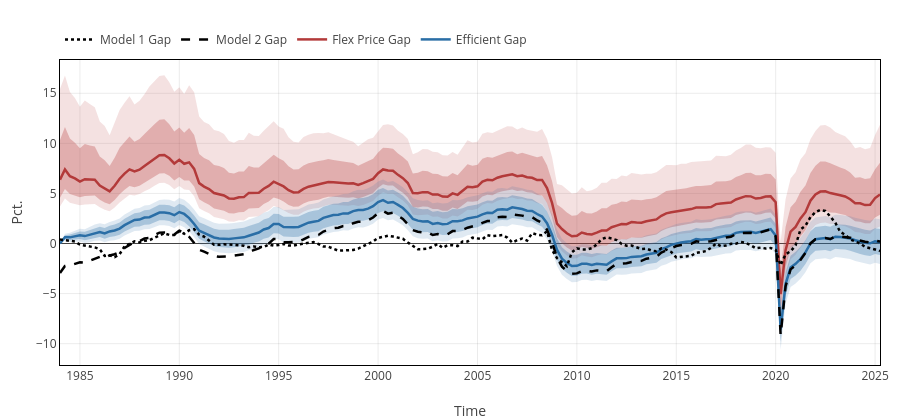

Write notebook code for a chart like this one.
### Code cell
# load model 1 and model 2 results for comparison
res_1           = load("$(pwd())/res_kuttner_AR2_4_obs_iis.jld2");
nDraws_1        = res_1["nDraws"];
burnin_1        = res_1["burnin"];
distr_α_1       = res_1["distr_α"];
σʸ            = res_1["σʸ"]';

Ψe1          = zeros(size(distr_α_1, 2), size(distr_α_1, 3));
Ψe1[:, :] = distr_α_1[1, :, :].*σʸ[1];



res_2           = load("$(pwd())/res_okun_kuttner_AR2_6_obs_iis.jld2");
nDraws_2        = res_2["nDraws"];
burnin_2       = res_2["burnin"];
distr_α_2      = res_2["distr_α"];
σʸ            = res_2["σʸ"]';

Ψe2          = zeros(size(distr_α_2, 2), size(distr_α_2, 3));
Ψe2[:, :] = distr_α_2[1, :, :].*σʸ[1];

Ψe1ᵐ = zeros(size(Ψe1, 1)-max_h);
Ψe2ᵐ = zeros(size(Ψe2, 1)-max_h);
Ψe195 = zeros(size(Ψe1, 1)-max_h);
Ψe105 = zeros(size(Ψe1, 1)-max_h);
Ψe184 = zeros(size(Ψe1, 1)-max_h);
Ψe116 = zeros(size(Ψe1, 1)-max_h);
Ψe295 = zeros(size(Ψe2, 1)-max_h);
Ψe205 = zeros(size(Ψe2, 1)-max_h);
Ψe284 = zeros(size(Ψe2, 1)-max_h);
Ψe216 = zeros(size(Ψe2, 1)-max_h);


# fill quantiles
for j=1:size(Ψe1, 1)-max_h
    Ψe195[j] = quantile(Ψe1[j, :], 0.95);
    Ψe105[j] = quantile(Ψe1[j, :], 0.05);
    Ψe184[j] = quantile(Ψe1[j, :], 0.84); 
    Ψe116[j] = quantile(Ψe1[j, :], 0.16);
    Ψe1ᵐ[j]  = quantile(Ψe1[j, :], 0.50);

    Ψe295[j] = quantile(Ψe2[j, :], 0.95);
    Ψe205[j] = quantile(Ψe2[j, :], 0.05);
    Ψe284[j] = quantile(Ψe2[j, :], 0.84); 
    Ψe216[j] = quantile(Ψe2[j, :], 0.16);
    Ψe2ᵐ[j]  = quantile(Ψe2[j, :], 0.50);
end


# make comparison plot
# black
model1_color = "#000000"  # black for Model 1
model2_color = "#000000"  


# ============= gaps
plt_cycle = Plot([

              # Flex price gap
        # 90% band: lower first (invisible), then upper filled to previous
        scatter(x=date, y=Ψf05[1:end-max_h, 1], mode="lines",
                line=attr(color="rgba(0,0,0,0)"), hoverinfo="skip", showlegend=false),
        scatter(x=date, y=Ψf95[1:end-max_h, 1], mode="lines", showlegend=false,
                fill="tonexty", fillcolor=band90_flex, line=attr(color="rgba(0,0,0,0)")),  
        # 68% band: lower first (invisible), then upper filled to previous
        scatter(x=date, y=Ψf16[1:end-max_h, 1], mode="lines",
                line=attr(color="rgba(0,0,0,0)"), hoverinfo="skip", showlegend=false),
        scatter(x=date, y=Ψf84[1:end-max_h, 1], mode="lines", showlegend=false,
                fill="tonexty", fillcolor=band68_flex, line=attr(color="rgba(0,0,0,0)")),
        # Median line
        scatter(x=date, y=Ψfᵐ[1:end-max_h, 1], mode="lines", name="Flex Price Gap", legendrank=3,
                line=attr(color=flex_color, width=2.5)),
                
        # Efficient gap
        # 90% band: lower first (invisible), then upper filled to previous
        scatter(x=date, y=Ψe05[1:end-max_h, 1], mode="lines",
                line=attr(color="rgba(0,0,0,0)"), hoverinfo="skip", showlegend=false),
        scatter(x=date, y=Ψe95[1:end-max_h, 1], mode="lines", showlegend=false,
                fill="tonexty", fillcolor=band90_eff, line=attr(color="rgba(0,0,0,0)")),

        # 68% band: lower first (invisible), then upper filled to previous
        scatter(x=date, y=Ψe16[1:end-max_h, 1], mode="lines",
                line=attr(color="rgba(0,0,0,0)"), hoverinfo="skip", showlegend=false),
        scatter(x=date, y=Ψe84[1:end-max_h, 1], mode="lines", showlegend=false,
                fill="tonexty", fillcolor=band68_eff, line=attr(color="rgba(0,0,0,0)")),
        # Median line
        scatter(x=date, y=Ψeᵐ[1:end-max_h, 1], mode="lines", name="Efficient Gap", legendrank=1,
                line=attr(color=eff_color, width=2.5)),

        # # cost push cycle
        # # 90% band: lower first (invisible), then upper filled to previous
        # scatter(x=date, y=Ψπ05[1:end-max_h, 4], mode="lines",
        #         line=attr(color="rgba(0,0,0,0)"), hoverinfo="skip", showlegend=false),
        # scatter(x=date, y=Ψπ95[1:end-max_h, 4], mode="lines", showlegend=false,
        #         fill="tonexty", fillcolor=band90_u, line=attr(color="rgba(0,0,0,0)")),
        # # 68% band: lower first (invisible), then upper filled to previous
        # scatter(x=date, y=Ψπ16[1:end-max_h, 4], mode="lines",
        #         line=attr(color="rgba(0,0,0,0)"), hoverinfo="skip", showlegend=false),
        # scatter(x=date, y=Ψπ84[1:end-max_h, 4], mode="lines", showlegend=false,
        #         fill="tonexty", fillcolor=band68_u, line=attr(color="rgba(0,0,0,0)")),
        # # Median line
        # scatter(x=date, y=Ψπᵐ[1:end-max_h, 4], mode="lines", name="Cost-Push Cycle", legendrank=2,
        #         line=attr(color=u_color, width=2.5)),

  
                # Model 2 efficient gap
        scatter(x=date, y=Ψe2ᵐ, mode="lines", name="Model 2 Gap", legendrank=4,
                line=attr(color=model2_color, width=2.5, dash="dash")),

        # Model 1 efficient gap
        scatter(x=date, y=Ψe1ᵐ, mode="lines", name="Model 1 Gap", legendrank=5,
                line=attr(color=model1_color, width=2.5, dash="dot")),



],
base_layout)
display(plt_cycle)


# compute correlation between model 1 median and flex gap median
corr = cor(Ψe1ᵐ, Ψfᵐ[1:end-max_h, 1])
display("Correlation between Model 1 gap and Flex price gap: $(corr)")

corr2 = cor(Ψe2ᵐ, Ψfᵐ[1:end-max_h, 1])
display("Correlation between Model 2  gap and Flex price gap: $(corr2)")

corr = cor(Ψe1ᵐ, Ψeᵐ[1:end-max_h, 1])
display("Correlation between Model 1  gap and current model efficient gap: $(corr)")

corr2 = cor(Ψe2ᵐ, Ψeᵐ[1:end-max_h, 1])
display("Correlation between Model 2  gap and current model efficient gap: $(corr2)")


# relative volatility of flex gap to efficient gap
rel_vol1 = std(Ψe1ᵐ) /  std(Ψfᵐ[1:end-max_h, 1])
display("Relative volatility of flex gap to Model 1 gap: $(rel_vol1)")

rel_vol2 = std(Ψe2ᵐ) / std(Ψfᵐ[1:end-max_h, 1])
display("Relative volatility of flex gap to Model 2 gap: $(rel_vol2)")

rel_vol1 = std(Ψe1ᵐ)/ std(Ψeᵐ[1:end-max_h, 1]) 
display("Relative volatility of current model efficient gap to Model 1 gap: $(rel_vol1)")

rel_vol2 = std(Ψe2ᵐ) / std(Ψeᵐ[1:end-max_h, 1])
display("Relative volatility of current model efficient gap to Model 2 gap: $(rel_vol2)")

### Figure 1 — Plotly figure (JSON) as saved in the notebook; plotly's stock layout.template omitted (floating-point values rounded to 4 significant figures; data arrays with more than 128 entries replaced by an {"elided": "..."} marker saying what was removed)
{"data": [{"hoverinfo": "skip", "line": {"color": "rgba(0,0,0,0)"}, "mode": "lines", "showlegend": false, "type": "scatter", "x": {"elided": "174 str values"}, "y": {"elided": "166 float values"}}, {"fill": "tonexty", "fillcolor": "rgba(179, 58, 58, 0.15)", "line": {"color": "rgba(0,0,0,0)"}, "mode": "lines", "showlegend": false, "type": "scatter", "x": {"elided": "174 str values"}, "y": {"elided": "166 float values"}}, {"hoverinfo": "skip", "line": {"color": "rgba(0,0,0,0)"}, "mode": "lines", "showlegend": false, "type": "scatter", "x": {"elided": "174 str values"}, "y": {"elided": "166 float values"}}, {"fill": "tonexty", "fillcolor": "rgba(179, 58, 58, 0.30)", "line": {"color": "rgba(0,0,0,0)"}, "mode": "lines", "showlegend": false, "type": "scatter", "x": {"elided": "174 str values"}, "y": {"elided": "166 float values"}}, {"legendrank": 3, "line": {"color": "#B33A3A", "width": 2.5}, "mode": "lines", "name": "Flex Price Gap", "type": "scatter", "x": {"elided": "174 str values"}, "y": {"elided": "166 float values"}}, {"hoverinfo": "skip", "line": {"color": "rgba(0,0,0,0)"}, "mode": "lines", "showlegend": false, "type": "scatter", "x": {"elided": "174 str values"}, "y": {"elided": "166 float values"}}, {"fill": "tonexty", "fillcolor": "rgba(42, 110, 166, 0.15)", "line": {"color": "rgba(0,0,0,0)"}, "mode": "lines", "showlegend": false, "type": "scatter", "x": {"elided": "174 str values"}, "y": {"elided": "166 float values"}}, {"hoverinfo": "skip", "line": {"color": "rgba(0,0,0,0)"}, "mode": "lines", "showlegend": false, "type": "scatter", "x": {"elided": "174 str values"}, "y": {"elided": "166 float values"}}, {"fill": "tonexty", "fillcolor": "rgba(42, 110, 166, 0.30)", "line": {"color": "rgba(0,0,0,0)"}, "mode": "lines", "showlegend": false, "type": "scatter", "x": {"elided": "174 str values"}, "y": {"elided": "166 float values"}}, {"legendrank": 1, "line": {"color": "#2A6EA6", "width": 2.5}, "mode": "lines", "name": "Efficient Gap", "type": "scatter", "x": {"elided": "174 str values"}, "y": {"elided": "166 float values"}}, {"legendrank": 4, "line": {"color": "#000000", "dash": "dash", "width": 2.5}, "mode": "lines", "name": "Model 2 Gap", "type": "scatter", "x": {"elided": "174 str values"}, "y": {"elided": "166 float values"}}, {"legendrank": 5, "line": {"color": "#000000", "dash": "dot", "width": 2.5}, "mode": "lines", "name": "Model 1 Gap", "type": "scatter", "x": {"elided": "174 str values"}, "y": {"elided": "166 float values"}}], "layout": {"height": 420, "hovermode": "x unified", "legend": {"bgcolor": "rgba(0,0,0,0)", "orientation": "h", "x": 0, "y": 1.02, "yanchor": "bottom"}, "margin": {"b": 55, "l": 60, "r": 20, "t": 60}, "width": 900, "xaxis": {"gridcolor": "rgba(0,0,0,0.08)", "linecolor": "black", "linewidth": 1, "mirror": true, "showgrid": true, "showline": true, "title": "Time", "zeroline": false}, "yaxis": {"gridcolor": "rgba(0,0,0,0.08)", "linecolor": "black", "linewidth": 1, "mirror": true, "showgrid": true, "showline": true, "title": "Pct.", "zeroline": true}}}
